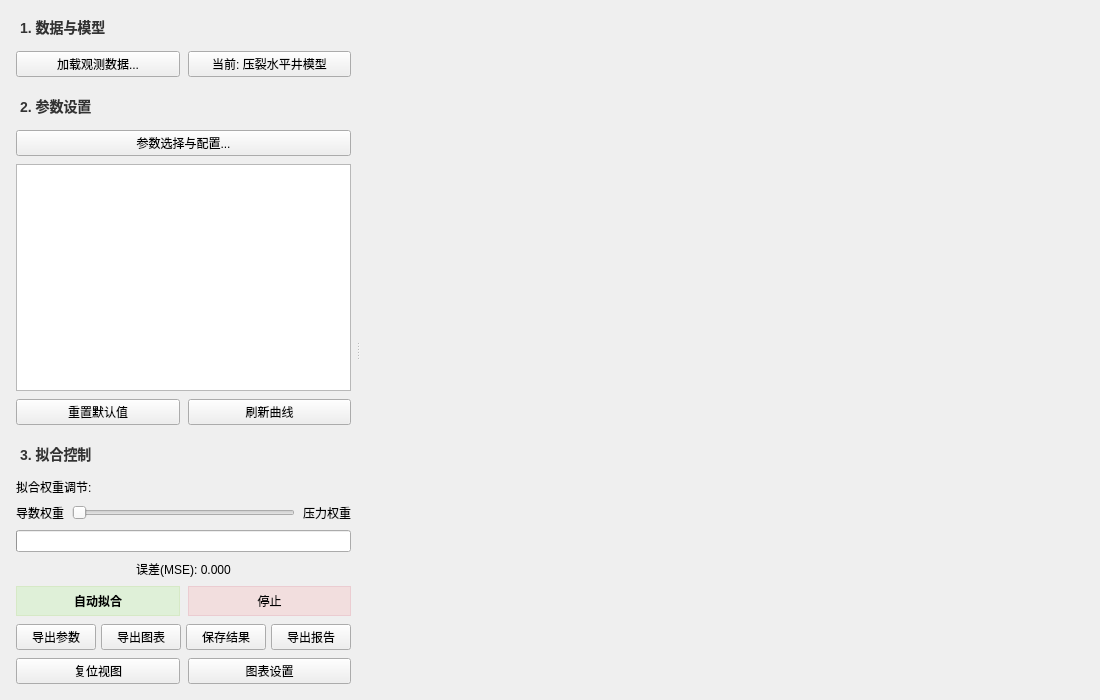
<?xml version="1.0" encoding="UTF-8"?>
<ui version="4.0">
 <class>FittingWidget</class>
 <widget class="QWidget" name="FittingWidget">
  <property name="geometry">
   <rect>
    <x>0</x>
    <y>0</y>
    <width>1100</width>
    <height>700</height>
   </rect>
  </property>
  <property name="windowTitle">
   <string>试井解释拟合</string>
  </property>
  <layout class="QVBoxLayout" name="verticalLayout_Main">
   <item>
    <widget class="QSplitter" name="splitter">
     <property name="orientation">
      <enum>Qt::Horizontal</enum>
     </property>
     <widget class="QWidget" name="leftPanelWidget">
      <layout class="QVBoxLayout" name="verticalLayout_Left">
       <property name="spacing">
        <number>8</number>
       </property>
       <property name="leftMargin">
        <number>5</number>
       </property>
       <property name="topMargin">
        <number>5</number>
       </property>
       <property name="rightMargin">
        <number>5</number>
       </property>
       <property name="bottomMargin">
        <number>5</number>
       </property>
       <item>
        <widget class="QLabel" name="label_Section1">
         <property name="text">
          <string>1. 数据与模型</string>
         </property>
         <property name="styleSheet">
          <string notr="true">font-weight: bold; font-size: 14px; color: #333; border-bottom: 2px solid #ccc; padding-bottom: 3px;</string>
         </property>
        </widget>
       </item>
       <item>
        <layout class="QHBoxLayout" name="horizontalLayout_DataModel">
         <item>
          <widget class="QPushButton" name="btnLoadData">
           <property name="text">
            <string>加载观测数据...</string>
           </property>
           <property name="minimumHeight">
            <number>30</number>
           </property>
          </widget>
         </item>
         <item>
          <widget class="QPushButton" name="btn_modelSelect">
           <property name="text">
            <string>当前: 压裂水平井模型</string>
           </property>
           <property name="minimumHeight">
            <number>30</number>
           </property>
          </widget>
         </item>
        </layout>
       </item>
       <item>
        <widget class="QLabel" name="label_Section2">
         <property name="text">
          <string>2. 参数设置</string>
         </property>
         <property name="styleSheet">
          <string notr="true">font-weight: bold; font-size: 14px; color: #333; border-bottom: 2px solid #ccc; padding-bottom: 3px; margin-top: 10px;</string>
         </property>
        </widget>
       </item>
       <item>
        <widget class="QPushButton" name="btnSelectParams">
         <property name="text">
          <string>参数选择与配置...</string>
         </property>
        </widget>
       </item>
       <item>
        <widget class="QTableWidget" name="tableParams">
         <property name="sizePolicy">
          <sizepolicy hsizetype="Expanding" vsizetype="Expanding">
           <horstretch>0</horstretch>
           <verstretch>0</verstretch>
          </sizepolicy>
         </property>
         <property name="alternatingRowColors">
          <bool>true</bool>
         </property>
         <attribute name="verticalHeaderVisible">
          <bool>false</bool>
         </attribute>
        </widget>
       </item>
       <item>
        <layout class="QHBoxLayout" name="horizontalLayout_ParamTools">
         <item>
          <widget class="QPushButton" name="btnResetParams">
           <property name="text">
            <string>重置默认值</string>
           </property>
          </widget>
         </item>
         <item>
          <widget class="QPushButton" name="btnImportModel">
           <property name="text">
            <string>刷新曲线</string>
           </property>
          </widget>
         </item>
        </layout>
       </item>
       <item>
        <widget class="QLabel" name="label_Section3">
         <property name="text">
          <string>3. 拟合控制</string>
         </property>
         <property name="styleSheet">
          <string notr="true">font-weight: bold; font-size: 14px; color: #333; border-bottom: 2px solid #ccc; padding-bottom: 3px; margin-top: 10px;</string>
         </property>
        </widget>
       </item>
       <item>
        <widget class="QLabel" name="label_WeightTitle">
         <property name="text">
          <string>拟合权重调节:</string>
         </property>
        </widget>
       </item>
       <item>
        <layout class="QHBoxLayout" name="horizontalLayout_Weight">
         <item>
          <widget class="QLabel" name="label_ValDerivative">
           <property name="text">
            <string>导数权重</string>
           </property>
          </widget>
         </item>
         <item>
          <widget class="QSlider" name="sliderWeight">
           <property name="orientation">
            <enum>Qt::Horizontal</enum>
           </property>
          </widget>
         </item>
         <item>
          <widget class="QLabel" name="label_ValPressure">
           <property name="text">
            <string>压力权重</string>
           </property>
          </widget>
         </item>
        </layout>
       </item>
       <item>
        <widget class="QProgressBar" name="progressBar">
         <property name="value">
          <number>0</number>
         </property>
         <property name="textVisible">
          <bool>false</bool>
         </property>
        </widget>
       </item>
       <item>
        <widget class="QLabel" name="label_Error">
         <property name="text">
          <string>误差(MSE): 0.000</string>
         </property>
         <property name="alignment">
          <set>Qt::AlignCenter</set>
         </property>
        </widget>
       </item>
       <item>
        <layout class="QHBoxLayout" name="horizontalLayout_Actions">
         <item>
          <widget class="QPushButton" name="btnRunFit">
           <property name="text">
            <string>自动拟合</string>
           </property>
           <property name="styleSheet">
            <string notr="true">background-color: #dff0d8; border: 1px solid #d6e9c6; padding: 5px; font-weight: bold;</string>
           </property>
          </widget>
         </item>
         <item>
          <widget class="QPushButton" name="btnStop">
           <property name="text">
            <string>停止</string>
           </property>
           <property name="styleSheet">
            <string notr="true">background-color: #f2dede; border: 1px solid #ebccd1; padding: 5px;</string>
           </property>
          </widget>
         </item>
        </layout>
       </item>
       <item>
        <layout class="QHBoxLayout" name="horizontalLayout_Exports">
         <property name="spacing">
          <number>5</number>
         </property>
         <item>
          <widget class="QPushButton" name="btnExportData">
           <property name="text">
            <string>导出参数</string>
           </property>
          </widget>
         </item>
         <item>
          <widget class="QPushButton" name="btnExportChart">
           <property name="text">
            <string>导出图表</string>
           </property>
          </widget>
         </item>
         <item>
          <widget class="QPushButton" name="btnSaveFit">
           <property name="text">
            <string>保存结果</string>
           </property>
          </widget>
         </item>
         <item>
          <widget class="QPushButton" name="btnExportReport">
           <property name="text">
            <string>导出报告</string>
           </property>
          </widget>
         </item>
        </layout>
       </item>
       <item>
        <layout class="QHBoxLayout" name="horizontalLayout_ViewTools">
         <item>
          <widget class="QPushButton" name="btnResetView">
           <property name="text">
            <string>复位视图</string>
           </property>
          </widget>
         </item>
         <item>
          <widget class="QPushButton" name="btnChartSettings">
           <property name="text">
            <string>图表设置</string>
           </property>
          </widget>
         </item>
        </layout>
       </item>
      </layout>
     </widget>
     <widget class="QWidget" name="plotContainer" native="true">
      <property name="sizePolicy">
       <sizepolicy hsizetype="Expanding" vsizetype="Expanding">
        <horstretch>1</horstretch>
        <verstretch>0</verstretch>
       </sizepolicy>
      </property>
      <layout class="QVBoxLayout" name="verticalLayout_Plot">
       <property name="leftMargin">
        <number>0</number>
       </property>
       <property name="topMargin">
        <number>0</number>
       </property>
       <property name="rightMargin">
        <number>0</number>
       </property>
       <property name="bottomMargin">
        <number>0</number>
       </property>
      </layout>
     </widget>
    </widget>
   </item>
  </layout>
 </widget>
 <resources/>
 <connections/>
</ui>
